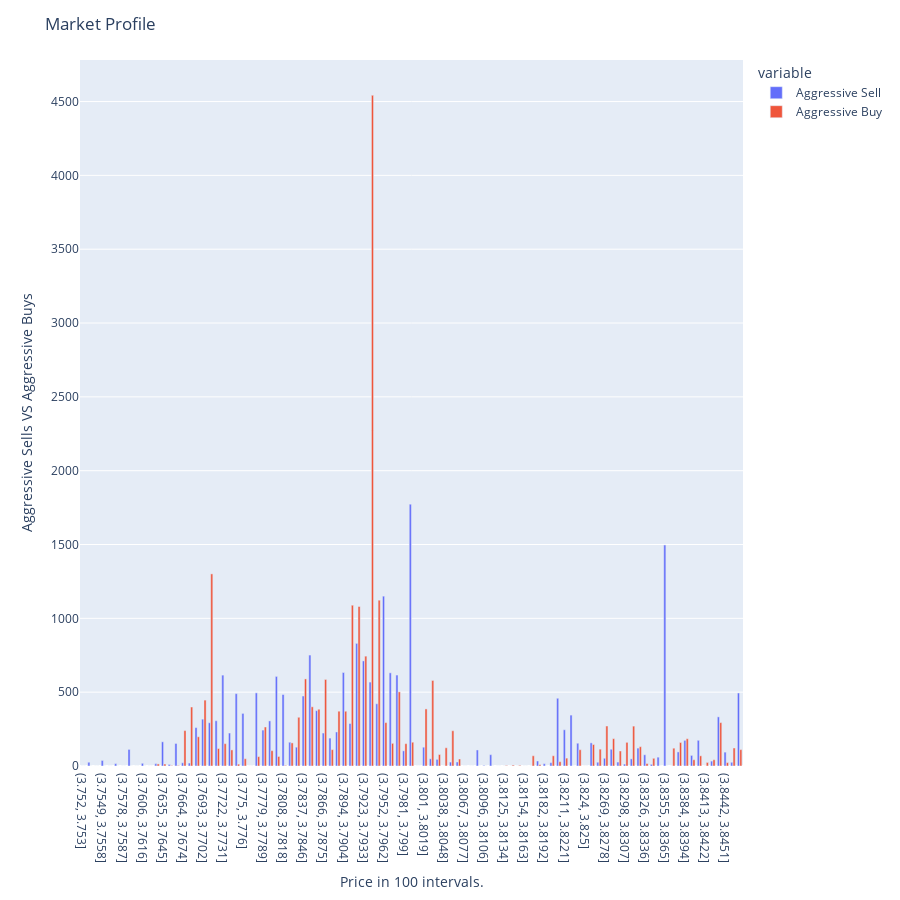

Write notebook code for a chart like this one.
### Code cell
sym2.plot_market_profile()
